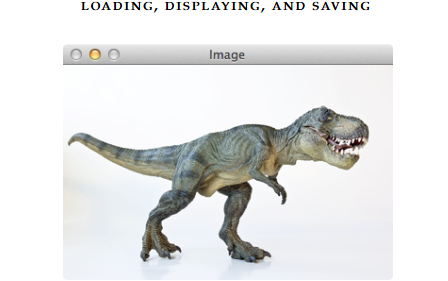
#> input picture python/numpy/assets/dog.png, 448 x 281 px
$ jupyter execute numpy-opencv.ipynb
#> lines starting #> are read from the running program, lines starting #| are printed output that depends on the picture
# opencv and numpy

[cell 1]
import cv2
import numpy as np
import matplotlib.pyplot as plt

[cell 2]
img = cv2.imread('./assets/dog.png')
#> img is the input picture: shape (281, 448, 3); mean B, G, R 228.8, 229.1, 228.3
print(type(img))
#| <class 'numpy.ndarray'>
print(img.shape)
#| (281, 448, 3)

[cell 3]
# numpy
list = [[1,2],[4,5]]
np_arr = np.array(list)
np_arr - 1

[cell 4]
x = np.arange(-100,100,20)
y = x**2
plt.plot(x, y)
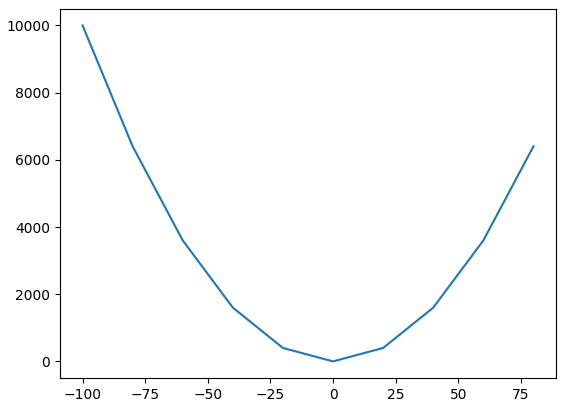
#> figure drawn by matplotlib, 1 panel; curve peaks at x = -100, y = 10000
